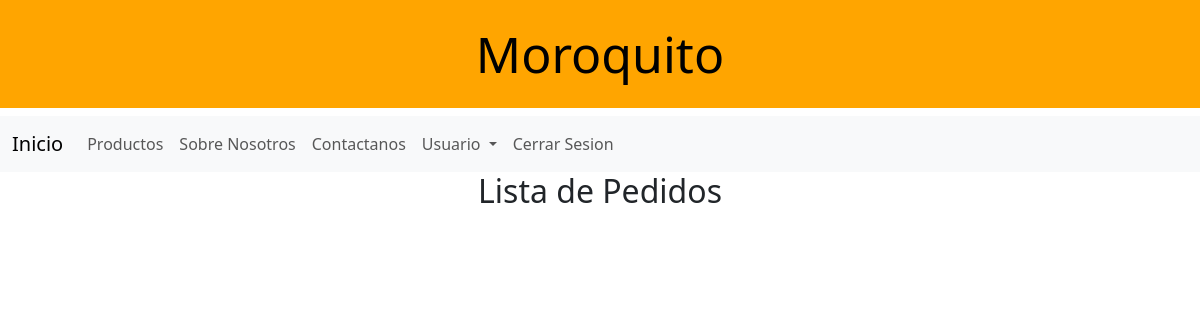
The page /pedidos (signed in) on the database as committed earlier.
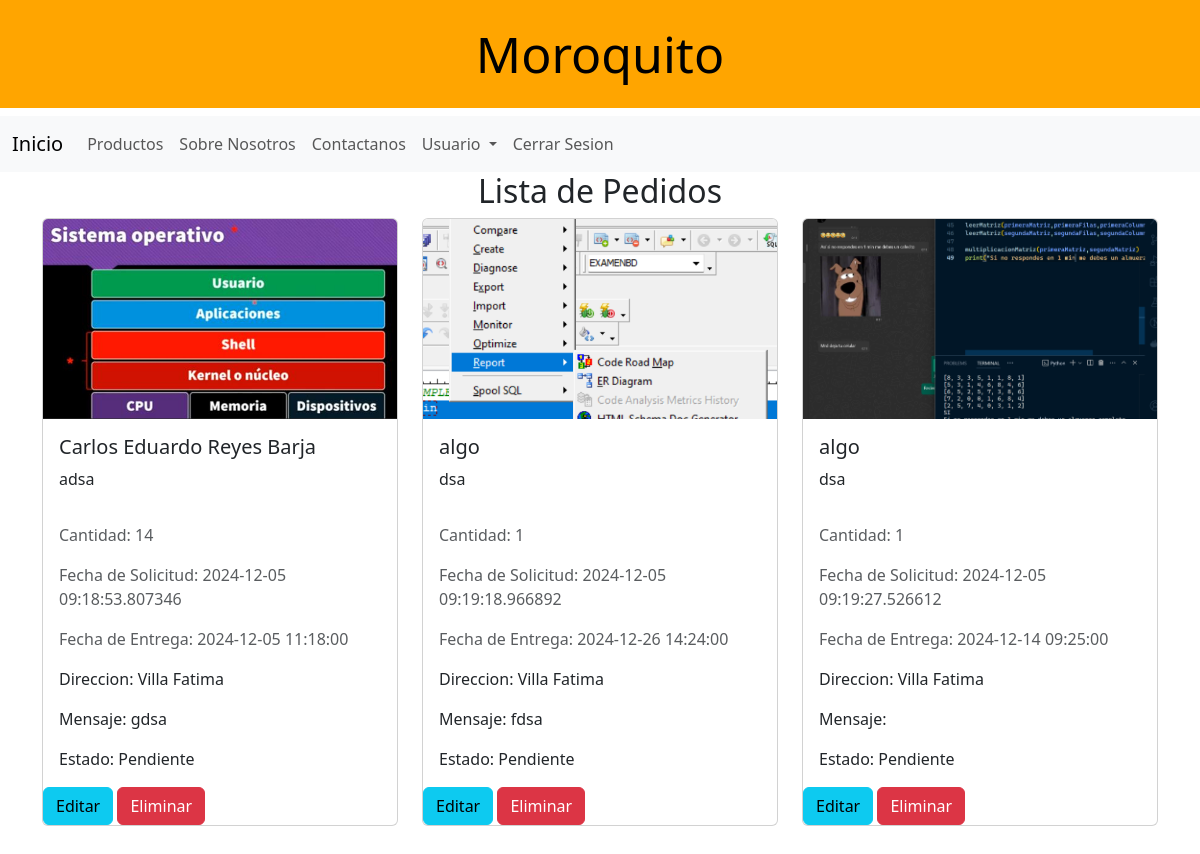
The same page on the database as committed later.
### models/pedido_model.py (models this page shows, shortened)
class Pedidos(UserMixin, db.Model):
    __tablename__ = "pedidos"
    idPedido = db.Column(db.Integer,primary_key=True,autoincrement=True)
    fecha_pedido = db.Column(db.DateTime, nullable=False)
    fecha_entrega = db.Column(db.DateTime, nullable=False)
    direction = db.Column(db.String, nullable=False)
    message = db.Column(db.String, nullable=False)
    cantidadPedida = db.Column(db.Integer, nullable=False)
    estado = db.Column(db.String(20), nullable=False)
    idProduct = db.Column(db.Integer,db.ForeignKey("productos.idProducto"),nullable=False)
    email = db.Column(db.String,db.ForeignKey("usuarios.email"),nullable=False)
    def join(tabla,email):
        return (db.session.query(Pedidos, tabla)
        .join(tabla, Pedidos.idProduct == tabla.idProducto)
        .filter(Pedidos.email == email)
        .all())

### models/producto_model.py (models this page shows, shortened)
class Productos(UserMixin, db.Model):
    __tablename__ = "productos"
    idProducto = db.Column(db.Integer, primary_key=True, autoincrement=True)
    image = db.Column(db.String, nullable=False)
    name = db.Column(db.String(255), nullable=False)
    description = db.Column(db.String(255), nullable=False)
    price = db.Column(db.Float, nullable=False)
    category = db.Column(db.String(255), nullable=False)
    cant_disp = db.Column(db.Integer, nullable=False)

### controllers/pedido_controller.py (the view)
@pedido_bp.route("/pedidos", methods=["GET", "POST"])
@login_required
def list_pedidos():
    pedidos = Pedidos.join(Productos,current_user.email)
    for pedido, product in pedidos:
        print(pedido.idPedido, product.name, product.image)
    return pedido_view.list_pedidos(pedidos)

### models/usuario_model.py (called while the page is built)
    def has_role(self, role):
        return self.role == role

### run.py (called while the page is built)
@login_manager.user_loader
def load_user(user_email):
    return Usuarios.query.get((user_email))

### views/pedido_view.py (called while the page is built)
def list_pedidos(pedidos):
    return render_template(
        "pedidos.html",
        pedidos=pedidos,
        title="Lista de Pedidos",
        current_user=current_user,
    )

### templates/pedidos.html (shortened to what this page needs)
{% extends 'base.html' %}
{% block content %}
<div class="d-flex justify-content-around">
    <h2>Lista de Pedidos</h2>
</div>
<div class="row">
    {% for pedido,product in pedidos %}
    <div class="col-md-4 mb-4">
        <div class="card">
            <img src="{{ url_for('static', filename=product.image) }}" style="height: 200px; object-fit:cover"
                class="card-img-top" alt="{{ product.name }}">
            <div class="card-body">
                <h5 class="card-title">{{ product.name }}</h5>
                <p class="card-text">{{ product.description }}</p>
            </div>
            <div class="card-body">
                <p class="card-text text-muted">Cantidad: {{ pedido.cantidadPedida }}</p>
                <p class="card-text text-muted">Fecha de Solicitud: {{ pedido.fecha_pedido }}</p>
                <p class="card-text text-muted">Fecha de Entrega: {{ pedido.fecha_entrega }}</p>
                <p class="card-text text">Direccion: {{pedido.direction}}</p>
                <p class="card-text text">Mensaje: {{pedido.message}}</p>
                <p class="card-text text">Estado: {{pedido.estado}}</p>
            </div>
            <div>
                <a href="{{ url_for('pedido.update_pedido', id=pedido.idPedido) }}" class="btn btn-info">Editar</a>
                <button type="button" class="btn btn-danger" data-bs-toggle="modal" data-bs-target="#exampleModal">
                    Eliminar
                </button>
            </div>
        </div>
    </div>
    {% endfor %}
</div>
{% endblock %}

### templates/base.html (shortened to what this page needs)
<!DOCTYPE html>
<html lang="es">
<head>
    <link href="https://cdn.jsdelivr.net/npm/bootstrap@5.3.3/dist/css/bootstrap.min.css" rel="stylesheet"
>
</head>
<body>
    <h1 class="w-100 text-center p-4" style="background-color: orange; color:black; font-size: 50px">Moroquito</h1>
    {% if current_user.is_authenticated %}
    <nav class="navbar navbar-expand-lg bg-body-tertiary">
        <div class="container-fluid">
            <a class="navbar-brand" href="/">Inicio</a>
            <div class="collapse navbar-collapse" id="navbarNavDropdown">
                <ul class="navbar-nav">
                    <li class="nav-item">
                        <a class="nav-link" aria-current="page" href="{{ url_for('product.list_products') }}">Productos</a>
                    </li>
                    <li class="nav-item">
                        <a class="nav-link" aria-current="page" href="/about">Sobre Nosotros</a>
                    </li>
                    <li class="nav-item">
                        <a class="nav-link" href="/contact">Contactanos</a>
                    </li>
                    <li class="nav-item dropdown">
                        <a class="nav-link dropdown-toggle" href="#" role="button" data-bs-toggle="dropdown"
                            aria-expanded="false">
                            Usuario
                        </a>
                    </li>
                    <li class="nav-item">
                        <a class="nav-link" href="{{url_for('user.logout')}}">Cerrar Sesion</a>
                    </li>
                </ul>
            </div>
        </div>
    </nav>
    {% endif %}
    <div class="container pb-5">
        {% block content %}{% endblock %}
    </div>
</body>
</html>

Rows that differ between the two databases and show on the page:
added Pedidos: image (picture), name "Carlos Eduardo Reyes Barja", description "adsa", cantidadPedida "14", fecha_pedido "2024-12-05 09:18:53.807346", fecha_entrega "2024-12-05 11:18:00", direction "Villa Fatima", message "gdsa", estado "Pendiente"
added Pedidos: image (picture), name "algo", description "dsa", cantidadPedida "1", fecha_pedido "2024-12-05 09:19:18.966892", fecha_entrega "2024-12-26 14:24:00", direction "Villa Fatima", message "fdsa", estado "Pendiente"
added Pedidos: image (picture), name "algo", description "dsa", cantidadPedida "1", fecha_pedido "2024-12-05 09:19:27.526612", fecha_entrega "2024-12-14 09:25:00", direction "Villa Fatima", estado "Pendiente"
